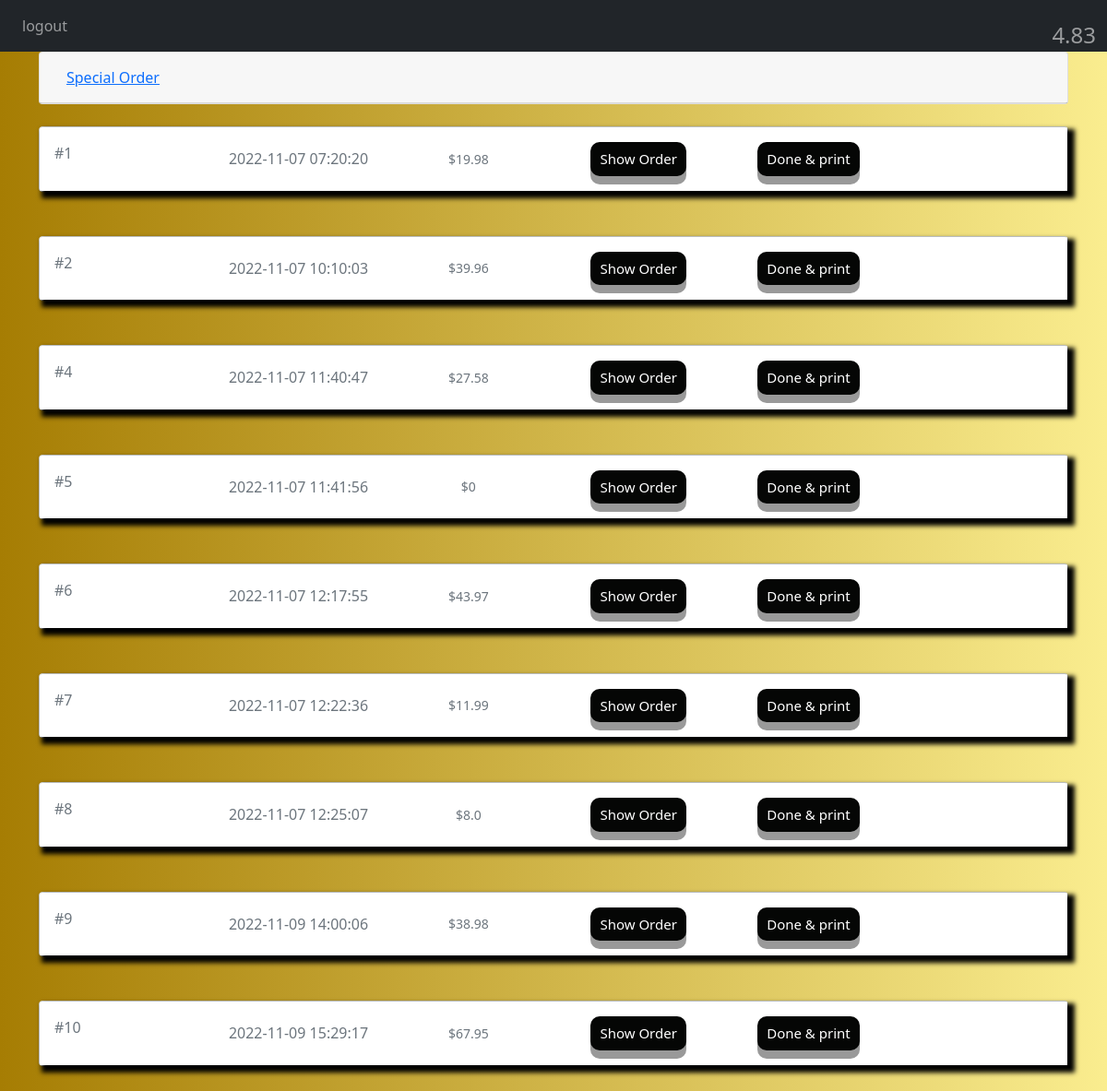
/Home (signed in), run on an earlier commit of the app's database.
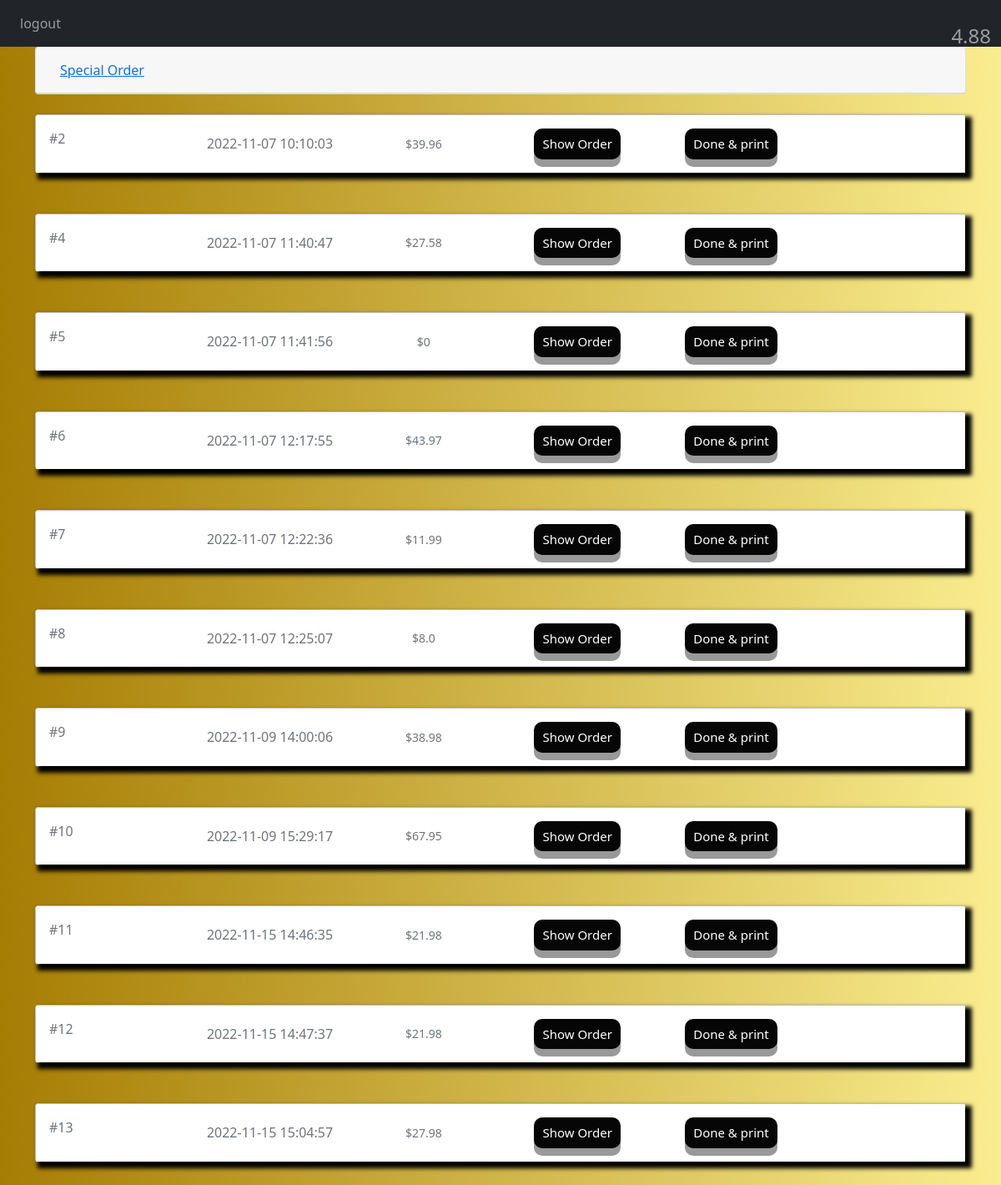
And on a later commit of the database.
### website/models.py (models this page shows)
class Order(db.Model):
    id = db.Column(db.Integer, primary_key=True)
    status = db.Column(db.String(100))
    date = db.Column(db.DateTime(timezone = True) , default = func.now())
    OrderPrice = db.Column(db.Integer)

### website/views.py (the view)
@views.route('/Home',methods=['GET','POST'])
@login_required
def admin():
    ShowNameU = []
    ShowNumU = []
    ShowPriceU = []
    ShowTypeU = []
    print("jjjjjjjjjjjjjjjjjjjjjjjjjjj")
    ShowNameU.clear()
    ShowNumU.clear()
    ShowPriceU.clear()
    ShowTypeU.clear()
    try:
        OI = json.loads(request.data)
        OrderId = OI['OrderID']
        OrderNum = OI['OrderNum']
        orderLine = OrderLine.query.filter_by(Order_id=OrderId).all()
        Sitem = Item.query.filter_by(Special="yes").first()
        specialID = Sitem.id
        rivalval = Sitem.rival
        for x in range(len(orderLine)):
            itemID=orderLine[x].Item_id
            print(itemID,"hhhhhhhhhhhhhhhhhhhhhhhhhhh")
            items = Item.query.filter_by(id=itemID).first()
            ShowNumU.append(orderLine[x].ItemNum)
            if (int(itemID)  == int(specialID)):
               print("hhhhhhhhhhhhhhhhhhmeaw")
               ShowPriceU.append(items.ItemPrice -(items.ItemPrice*rivalval/100))
            else:
                ShowPriceU.append(items.ItemPrice)
            ShowTypeU.append(items.ItemType)
            ShowNameU.append(items.ItemName)
    except ValueError as e:
        OrderNum = 0
    AllOrders = Order.query.filter_by(status = "sent").all()
    platters = Item.query.filter_by(ItemType = "platters").all()
    sandwiches = Item.query.filter_by(ItemType = "sandwiches").all()
    salad = Item.query.filter_by(ItemType = "salad").all()
    desserts = Item.query.filter_by(ItemType = "desserts").all()
    kids = Item.query.filter_by(ItemType = "kids").all()
    appelizers = Item.query.filter_by(ItemType = "appelizers").all()
    sides = Item.query.filter_by(ItemType = "sides").all()
    drinks = Item.query.filter_by(ItemType = "drinks").all()
    Soup = Item.query.filter_by(ItemType = "Soup").all()
    Avg_rate = db.session.query(func.avg(Rating.rate)).scalar()
    if Avg_rate:
        res = "{:.2f}".format(Avg_rate)
    else:
        res = 0
    print("meawhh",res)
    return render_template("admin.html",user=current_user,
    Platters = platters , numOfPlatters = len(platters),
    Sandwiches = sandwiches , numOfSandwiches = len(sandwiches),
    Salad = salad , numOfSalad = len(salad),
    Desserts = desserts , numOfDesserts = len(desserts),
    Kids = kids , numOfKids = len(kids),
    Appelizers = appelizers , numOfAppelizers = len(appelizers),
    Sides = sides , numOfSides = len(sides),
    Drinks = drinks , numOfDrinks = len(drinks),
    Soup = Soup , numOfSoup = len(Soup),
    AllOrders = AllOrders,NumOfAllOrders = len(AllOrders),
    OrderNum = OrderNum , numberofLinesU = len(ShowNameU),
    ShowNameU=ShowNameU,ShowNumU=ShowNumU,ShowPriceU=ShowPriceU,ShowTypeU = ShowTypeU,
    res = res)

### website/__init__.py (called while the page is built)
def create_app():
    app = Flask(__name__)
    stripe.api_key = 'sk_test_51LxEOKFFl6SDYKySskA7EX31yodhMBrFddsIoMeHYTQKHZhgJ59UHbgp7rtJ9w7WFGFMiHAm0dDhh7hEogKhCJR500PzcRm9p9'
    app.config['SECRET_KEY'] = 'kfhsjhfaflk'
    app.config['SQLALCHEMY_DATABASE_URI'] = F'sqlite:///{DB_Name}'
    db.init_app(app)
    from .views import views
    from .auth import auth
    app.register_blueprint(views,url_prefix = '/')
    app.register_blueprint(auth,url_prefix = '/')
    from .models import Admin,Order,OrderLine,Item
    create_database(app)
    login_manager.login_views = 'auth.login'
    login_manager.init_app(app)
    @login_manager.user_loader
    def loud_user(id):
        return Admin.query.get(int(id))
    return app

### website/templates/admin.html (shortened to what this page needs)
{% extends "base.html" %} {% block title %}Admin{% endblock %}
{% block content %}
<div id="accordion">
  <div class="card">
    <div class="card-header" id="headingOne">
      <h5 class="mb-0">
        <button class="btn btn-link" data-toggle="collapse" data-target="#collapseOne" aria-expanded="true" aria-controls="collapseOne">
          Special Order
        </button>
      </h5>
    </div>
  </div>
</div>
{% for x in range(NumOfAllOrders) %}
<br>
<div class="card shadow-0 border mb-4">
    <div class="card-body" style="box-shadow: 5px 5px 5px 3px rgb(0, 0, 0);">
      <div class="row">
        {% if AllOrders[x].id < 1000 %}
        {% set y = AllOrders[x].id %}
        {% else %}
        {% set y = AllOrders[x].id % 1000 %}
        {% endif %}
        <div class="col-md-2">
            <p class="text-muted mb-0"> #{{ y }} </p>
        </div>
        <div class="col-md-2 text-center d-flex justify-content-center align-items-center">
          <p class="text-muted mb-0"> {{ AllOrders[x].date }} </p>
        </div>
        <div class="col-md-2 text-center d-flex justify-content-center align-items-center">
          <p class="text-muted mb-0 small">${{ (AllOrders[x].OrderPrice)|round(2) }} </p>
        </div>
        <div class="col-md-2 text-center d-flex justify-content-center align-items-center">
            <button class="button" style="vertical-align:middle" onclick="ShowOrder({{ y }},{{ AllOrders[x].id }})"><span>Show Order </span></button>
        </div>
        <div class="col-md-2 text-center d-flex justify-content-center align-items-center">
            <button class="button" style="vertical-align:middle" onclick="Done({{ AllOrders[x].id }})"><span>Done & print </span></button>
        </div>
      </div>
    </div>
  </div>
  {% endfor %}
  {% if OrderNum == 0 %}
  <br>
  {% endif %}
  <h4 style="position:absolute;top: 2%; right: 1%; color: rgba(255, 255, 255, 0.553);">{{ res }}</h4>
{% endblock %}

### website/templates/base.html (shortened to what this page needs)
<!DOCTYPE html>
<html lang="en">
<head>
    <link rel="stylesheet"
    href="https://stackpath.bootstrapcdn.com/bootstrap/4.4.1/css/bootstrap.min.css"
>
    <link rel="stylesheet"
     href="https://stackpath.bootstrapcdn.com/font-awesome/4.7.0/css/font-awesome.min.css"
>
    <link rel="stylesheet" href="https://cdn.jsdelivr.net/npm/bootstrap-select@1.13.14/dist/css/bootstrap-select.min.css">
    <link rel="stylesheet" href="https://cdnjs.cloudflare.com/ajax/libs/bootstrap/5.0.1/css/bootstrap.min.css">
</head>
<body style="background-image:
linear-gradient(to right, #a67d03, #faed8f),
url('images/background.jpg');; padding: 0; margin: 0; width: 100%;">
    <nav class="navbar navbar-expand-lg navbar-dark bg-dark" >
        <div class="collapse navbar-collapse" id="navbar">
            <div class="navbar-nav">
                {% if user.is_authenticated %}
                <a href="/logout" class="nav-item nav-link" id="logout">logout</a>
                {% else %}
                <a href="/login" class="nav-item nav-link" id="login">login</a>
                {% block herf %}
                <a class="nav-item nav-link" id="viewOrder" onclick="viewOrder()" style="cursor:pointer">View Order</a>
                {% endblock %}
                {% endif %}
            </div>
        </div>
    </nav>
    <div class="container">
      {% block content%}
      {%endblock%}
    </div>
</body>
</html>

### website/templates/admin.html (style rules this page uses)
.button { display: inline-block; padding: 7px 10px; font-size: 15px; cursor: pointer; text-align: center; text-decoration: none; outline: none; color: #fff; background-color: #050605; border: none; border-radius: 10px; box-shadow: 0 9px #999; }

### website/templates/base.html (style rules this page uses)
body { animation: fadeInAnimation ease 0.5s; animation-iteration-count: 1; animation-fill-mode: forwards; }

What changed in the data, as far as the page shows it:
no longer on this page (row edited): Order: date "2022-11-07 07:20:20", OrderPrice "19.98"
added Order: date "2022-11-15 14:46:35", OrderPrice "21.98"
added Order: date "2022-11-15 14:47:37", OrderPrice "21.98"
added Order: date "2022-11-15 15:04:57", OrderPrice "27.98"
Also different on the page:
{{ res }}: "4.83" → "4.88"
new list line: "# 11 $ Show Order Done & print"
new list line: "# 12 $ Show Order Done & print"
new list line: "# 13 $ Show Order Done & print"
list line gone: "# 1 $ Show Order Done & print"
